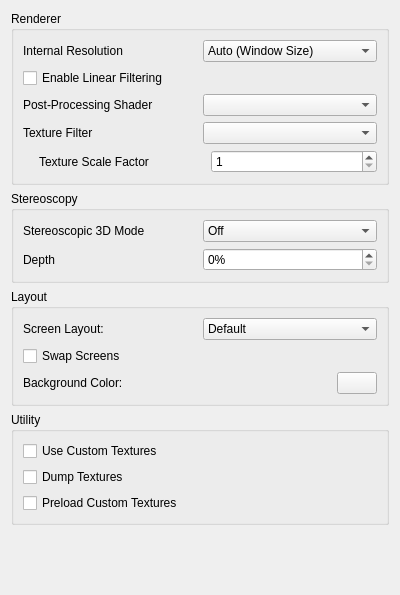
<?xml version="1.0" encoding="UTF-8"?>
<ui version="4.0">
 <class>ConfigureEnhancements</class>
 <widget class="QWidget" name="ConfigureEnhancements">
  <property name="geometry">
   <rect>
    <x>0</x>
    <y>0</y>
    <width>400</width>
    <height>595</height>
   </rect>
  </property>
  <property name="minimumSize">
   <size>
    <width>0</width>
    <height>0</height>
   </size>
  </property>
  <property name="windowTitle">
   <string>Form</string>
  </property>
  <layout class="QVBoxLayout" name="verticalLayout">
   <item>
    <widget class="QGroupBox" name="rendererBox">
     <property name="title">
      <string>Renderer</string>
     </property>
     <layout class="QVBoxLayout" name="verticalLayout_6">
      <item>
       <layout class="QHBoxLayout" name="horizontalLayout">
        <item>
         <widget class="QLabel" name="label">
          <property name="text">
           <string>Internal Resolution</string>
          </property>
         </widget>
        </item>
        <item>
         <widget class="QComboBox" name="resolution_factor_combobox">
          <item>
           <property name="text">
            <string>Auto (Window Size)</string>
           </property>
          </item>
          <item>
           <property name="text">
            <string>Native (400x240)</string>
           </property>
          </item>
          <item>
           <property name="text">
            <string>2x Native (800x480)</string>
           </property>
          </item>
          <item>
           <property name="text">
            <string>3x Native (1200x720)</string>
           </property>
          </item>
          <item>
           <property name="text">
            <string>4x Native (1600x960)</string>
           </property>
          </item>
          <item>
           <property name="text">
            <string>5x Native (2000x1200)</string>
           </property>
          </item>
          <item>
           <property name="text">
            <string>6x Native (2400x1440)</string>
           </property>
          </item>
          <item>
           <property name="text">
            <string>7x Native (2800x1680)</string>
           </property>
          </item>
          <item>
           <property name="text">
            <string>8x Native (3200x1920)</string>
           </property>
          </item>
          <item>
           <property name="text">
            <string>9x Native (3600x2160)</string>
           </property>
          </item>
          <item>
           <property name="text">
            <string>10x Native (4000x2400)</string>
           </property>
          </item>
         </widget>
        </item>
       </layout>
      </item>
      <item>
       <widget class="QCheckBox" name="toggle_linear_filter">
        <property name="text">
         <string>Enable Linear Filtering</string>
        </property>
       </widget>
      </item>
      <item>
       <layout class="QHBoxLayout" name="horizontalLayout_11">
        <item>
         <widget class="QLabel" name="label_2">
          <property name="text">
           <string>Post-Processing Shader</string>
          </property>
         </widget>
        </item>
        <item>
         <widget class="QComboBox" name="shader_combobox"/>
        </item>
       </layout>
      </item>
      <item>
       <layout class="QHBoxLayout" name="horizontalLayout_3">
        <item>
         <widget class="QLabel" name="label_5">
          <property name="text">
           <string>Texture Filter</string>
          </property>
         </widget>
        </item>
        <item>
         <widget class="QComboBox" name="texture_filter_combobox"/>
        </item>
       </layout>
      </item>
      <item>
       <widget class="QWidget" name="texture_filter_group" native="true">
        <layout class="QVBoxLayout" name="verticalLayout_7">
         <property name="leftMargin">
          <number>16</number>
         </property>
         <property name="topMargin">
          <number>0</number>
         </property>
         <property name="rightMargin">
          <number>0</number>
         </property>
         <property name="bottomMargin">
          <number>0</number>
         </property>
         <item>
          <layout class="QHBoxLayout" name="horizontalLayout_8">
           <item>
            <widget class="QLabel" name="label_6">
             <property name="text">
              <string>Texture Scale Factor</string>
             </property>
            </widget>
           </item>
           <item>
            <widget class="QSpinBox" name="texture_scale_spinbox">
             <property name="minimum">
              <number>1</number>
             </property>
            </widget>
           </item>
          </layout>
         </item>
        </layout>
       </widget>
      </item>
     </layout>
    </widget>
   </item>
   <item>
    <widget class="QGroupBox" name="groupBox">
     <property name="title">
      <string>Stereoscopy</string>
     </property>
     <layout class="QVBoxLayout" name="verticalLayout_4">
      <item>
       <layout class="QHBoxLayout" name="horizontalLayout_5">
        <item>
         <widget class="QLabel" name="label_4">
          <property name="text">
           <string>Stereoscopic 3D Mode</string>
          </property>
         </widget>
        </item>
        <item>
         <widget class="QComboBox" name="render_3d_combobox">
          <item>
           <property name="text">
            <string>Off</string>
           </property>
          </item>
          <item>
           <property name="text">
            <string>Side by Side</string>
           </property>
          </item>
          <item>
           <property name="text">
            <string>Anaglyph</string>
           </property>
          </item>
         </widget>
        </item>
       </layout>
      </item>
      <item>
       <layout class="QHBoxLayout" name="horizontalLayout_7">
        <item>
         <widget class="QLabel" name="label_3">
          <property name="text">
           <string>Depth</string>
          </property>
         </widget>
        </item>
        <item>
         <widget class="QSpinBox" name="factor_3d">
          <property name="suffix">
           <string>%</string>
          </property>
          <property name="minimum">
           <number>0</number>
          </property>
          <property name="maximum">
           <number>100</number>
          </property>
          <property name="value">
           <number>0</number>
          </property>
         </widget>
        </item>
       </layout>
      </item>
     </layout>
    </widget>
   </item>
   <item>
    <widget class="QGroupBox" name="layoutBox">
     <property name="title">
      <string>Layout</string>
     </property>
     <layout class="QVBoxLayout" name="verticalLayout_3">
      <item>
       <layout class="QHBoxLayout" name="horizontalLayout_4">
        <item>
         <widget class="QLabel" name="label1">
          <property name="text">
           <string>Screen Layout:</string>
          </property>
         </widget>
        </item>
        <item>
         <widget class="QComboBox" name="layout_combobox">
          <item>
           <property name="text">
            <string>Default</string>
           </property>
          </item>
          <item>
           <property name="text">
            <string>Single Screen</string>
           </property>
          </item>
          <item>
           <property name="text">
            <string>Large Screen</string>
           </property>
          </item>
          <item>
           <property name="text">
            <string>Side by Side</string>
           </property>
          </item>
         </widget>
        </item>
       </layout>
      </item>
      <item>
       <widget class="QCheckBox" name="swap_screen">
        <property name="text">
         <string>Swap Screens</string>
        </property>
       </widget>
      </item>
      <item>
       <layout class="QHBoxLayout" name="horizontalLayout_6">
        <item>
         <widget class="QLabel" name="bg_label">
          <property name="text">
           <string>Background Color:</string>
          </property>
         </widget>
        </item>
        <item>
         <widget class="QPushButton" name="bg_button">
          <property name="maximumSize">
           <size>
            <width>40</width>
            <height>16777215</height>
           </size>
          </property>
         </widget>
        </item>
       </layout>
      </item>
     </layout>
    </widget>
   </item>
   <item>
    <widget class="QGroupBox" name="utilityBox">
     <property name="title">
      <string>Utility</string>
     </property>
     <layout class="QVBoxLayout" name="verticalLayout_8">
      <item>
       <widget class="QCheckBox" name="toggle_custom_textures">
        <property name="toolTip">
         <string>&lt;html&gt;&lt;head/&gt;&lt;body&gt;&lt;p&gt;Replace textures with PNG files.&lt;/p&gt;&lt;p&gt;Textures are loaded from load/textures/[Title ID]/.&lt;/p&gt;&lt;/body&gt;&lt;/html&gt;</string>
        </property>
        <property name="text">
         <string>Use Custom Textures</string>
        </property>
       </widget>
      </item>
      <item>
       <widget class="QCheckBox" name="toggle_dump_textures">
        <property name="toolTip">
         <string>&lt;html&gt;&lt;head/&gt;&lt;body&gt;&lt;p&gt;Dump textures to PNG files.&lt;/p&gt;&lt;p&gt;Textures are dumped to dump/textures/[Title ID]/.&lt;/p&gt;&lt;/body&gt;&lt;/html&gt;</string>
        </property>
        <property name="text">
         <string>Dump Textures</string>
        </property>
       </widget>
      </item>
      <item>
       <widget class="QCheckBox" name="toggle_preload_textures">
        <property name="toolTip">
         <string>&lt;html&gt;&lt;head/&gt;&lt;body&gt;&lt;p&gt;Load all custom textures into memory on boot, instead of loading them when the game requires them.&lt;/p&gt;&lt;/body&gt;&lt;/html&gt;</string>
        </property>
        <property name="text">
         <string>Preload Custom Textures</string>
        </property>
       </widget>
      </item>
     </layout>
    </widget>
   </item>
   <item>
    <spacer name="verticalSpacer">
     <property name="orientation">
      <enum>Qt::Vertical</enum>
     </property>
     <property name="sizeHint" stdset="0">
      <size>
       <width>20</width>
       <height>165</height>
      </size>
     </property>
    </spacer>
   </item>
  </layout>
 </widget>
 <resources/>
 <connections/>
</ui>
